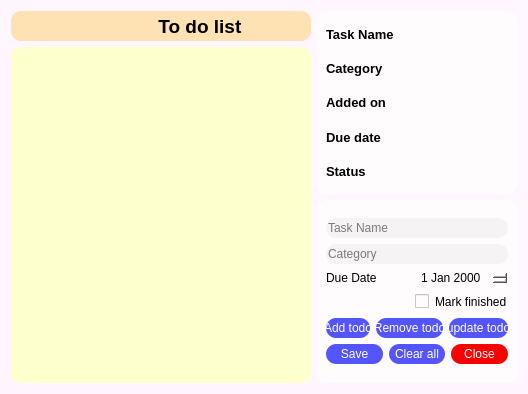
<?xml version="1.0" encoding="UTF-8"?>
<ui version="4.0">
 <class>Form</class>
 <widget class="QWidget" name="Form">
  <property name="geometry">
   <rect>
    <x>0</x>
    <y>0</y>
    <width>526</width>
    <height>394</height>
   </rect>
  </property>
  <property name="windowTitle">
   <string>Form</string>
  </property>
  <property name="styleSheet">
   <string notr="true">background-color: rgb(255, 246, 255);</string>
  </property>
  <layout class="QGridLayout" name="gridLayout">
   <item row="0" column="1">
    <layout class="QGridLayout" name="gridLayout_3">
     <item row="1" column="0">
      <widget class="QWidget" name="widget_2" native="true">
       <property name="minimumSize">
        <size>
         <width>200</width>
         <height>170</height>
        </size>
       </property>
       <property name="styleSheet">
        <string notr="true">background-color: rgb(255, 252, 253);
border-radius:10px;</string>
       </property>
       <layout class="QGridLayout" name="gridLayout_4">
        <item row="0" column="0">
         <layout class="QVBoxLayout" name="verticalLayout_6">
          <item>
           <widget class="QLineEdit" name="task_name_in">
            <property name="minimumSize">
             <size>
              <width>0</width>
              <height>20</height>
             </size>
            </property>
            <property name="styleSheet">
             <string notr="true">background-color:rgb(205, 205, 205, 50);
font: 10pt &quot;Arial&quot;;
border-radius:10px;
</string>
            </property>
            <property name="placeholderText">
             <string>Task Name</string>
            </property>
           </widget>
          </item>
          <item>
           <widget class="QLineEdit" name="category_in">
            <property name="minimumSize">
             <size>
              <width>0</width>
              <height>20</height>
             </size>
            </property>
            <property name="styleSheet">
             <string notr="true">background-color:rgb(205, 205, 205, 50);
font: 10pt &quot;Arial&quot;;
border-radius:10px;
</string>
            </property>
            <property name="placeholderText">
             <string>Category</string>
            </property>
           </widget>
          </item>
          <item>
           <layout class="QHBoxLayout" name="horizontalLayout_4">
            <item>
             <widget class="QLabel" name="label_7">
              <property name="styleSheet">
               <string notr="true">
font: 75 10pt &quot;Arial&quot;;</string>
              </property>
              <property name="text">
               <string>Due Date</string>
              </property>
             </widget>
            </item>
            <item>
             <widget class="QDateEdit" name="due_date_in"/>
            </item>
           </layout>
          </item>
          <item>
           <layout class="QHBoxLayout" name="horizontalLayout_6">
            <item>
             <spacer name="horizontalSpacer_2">
              <property name="orientation">
               <enum>Qt::Horizontal</enum>
              </property>
              <property name="sizeHint" stdset="0">
               <size>
                <width>40</width>
                <height>20</height>
               </size>
              </property>
             </spacer>
            </item>
            <item>
             <widget class="QCheckBox" name="mark_finished_in">
              <property name="styleSheet">
               <string notr="true">font: 75 10pt &quot;Arial&quot;;</string>
              </property>
              <property name="text">
               <string>Mark finished</string>
              </property>
             </widget>
            </item>
           </layout>
          </item>
          <item>
           <layout class="QHBoxLayout" name="horizontalLayout_3">
            <item>
             <widget class="QPushButton" name="add_bt">
              <property name="minimumSize">
               <size>
                <width>30</width>
                <height>20</height>
               </size>
              </property>
              <property name="styleSheet">
               <string notr="true">background-color: rgb(85, 85, 255);
border-radius:10px;
color:white;</string>
              </property>
              <property name="text">
               <string>Add todo</string>
              </property>
             </widget>
            </item>
            <item>
             <widget class="QPushButton" name="remove_bt">
              <property name="minimumSize">
               <size>
                <width>30</width>
                <height>20</height>
               </size>
              </property>
              <property name="styleSheet">
               <string notr="true">background-color: rgb(85, 85, 255);
border-radius:10px;
color:white;</string>
              </property>
              <property name="text">
               <string>Remove todo</string>
              </property>
             </widget>
            </item>
            <item>
             <widget class="QPushButton" name="update_bt">
              <property name="minimumSize">
               <size>
                <width>30</width>
                <height>20</height>
               </size>
              </property>
              <property name="styleSheet">
               <string notr="true">background-color: rgb(85, 85, 255);
border-radius:10px;
color:white;</string>
              </property>
              <property name="text">
               <string>update todo</string>
              </property>
             </widget>
            </item>
           </layout>
          </item>
          <item>
           <layout class="QHBoxLayout" name="horizontalLayout_5">
            <item>
             <widget class="QPushButton" name="save_in">
              <property name="minimumSize">
               <size>
                <width>30</width>
                <height>20</height>
               </size>
              </property>
              <property name="styleSheet">
               <string notr="true">background-color: rgb(85, 85, 255);
border-radius:10px;
color:white;</string>
              </property>
              <property name="text">
               <string>Save</string>
              </property>
             </widget>
            </item>
            <item>
             <widget class="QPushButton" name="clear_all_in">
              <property name="minimumSize">
               <size>
                <width>30</width>
                <height>20</height>
               </size>
              </property>
              <property name="styleSheet">
               <string notr="true">background-color: rgb(85, 85, 255);
border-radius:10px;
color:white;</string>
              </property>
              <property name="text">
               <string>Clear all</string>
              </property>
             </widget>
            </item>
            <item>
             <widget class="QPushButton" name="close_in">
              <property name="minimumSize">
               <size>
                <width>30</width>
                <height>20</height>
               </size>
              </property>
              <property name="styleSheet">
               <string notr="true">background-color: rgb(250, 0, 0);
border-radius:10px;
color:white;</string>
              </property>
              <property name="text">
               <string>Close</string>
              </property>
             </widget>
            </item>
           </layout>
          </item>
         </layout>
        </item>
       </layout>
      </widget>
     </item>
     <item row="0" column="0">
      <widget class="QWidget" name="widget" native="true">
       <property name="minimumSize">
        <size>
         <width>200</width>
         <height>170</height>
        </size>
       </property>
       <property name="styleSheet">
        <string notr="true">background-color: rgb(255, 252, 253);
border-radius:10px;</string>
       </property>
       <layout class="QGridLayout" name="gridLayout_2">
        <item row="0" column="0">
         <layout class="QHBoxLayout" name="horizontalLayout_2">
          <item>
           <layout class="QVBoxLayout" name="verticalLayout_3">
            <item>
             <widget class="QLabel" name="label_2">
              <property name="font">
               <font>
                <family>Arial</family>
                <pointsize>10</pointsize>
                <weight>75</weight>
                <bold>true</bold>
               </font>
              </property>
              <property name="text">
               <string>Task Name</string>
              </property>
             </widget>
            </item>
            <item>
             <widget class="QLabel" name="label_3">
              <property name="font">
               <font>
                <family>Arial</family>
                <pointsize>10</pointsize>
                <weight>75</weight>
                <bold>true</bold>
               </font>
              </property>
              <property name="text">
               <string>Category</string>
              </property>
             </widget>
            </item>
            <item>
             <widget class="QLabel" name="label_5">
              <property name="font">
               <font>
                <family>Arial</family>
                <pointsize>10</pointsize>
                <weight>75</weight>
                <bold>true</bold>
               </font>
              </property>
              <property name="text">
               <string>Added on</string>
              </property>
             </widget>
            </item>
            <item>
             <widget class="QLabel" name="label_4">
              <property name="font">
               <font>
                <family>Arial</family>
                <pointsize>10</pointsize>
                <weight>75</weight>
                <bold>true</bold>
               </font>
              </property>
              <property name="text">
               <string>Due date</string>
              </property>
             </widget>
            </item>
            <item>
             <widget class="QLabel" name="label_6">
              <property name="font">
               <font>
                <family>Arial</family>
                <pointsize>10</pointsize>
                <weight>75</weight>
                <bold>true</bold>
               </font>
              </property>
              <property name="text">
               <string>Status</string>
              </property>
             </widget>
            </item>
           </layout>
          </item>
          <item>
           <layout class="QVBoxLayout" name="verticalLayout_4">
            <item>
             <widget class="QLabel" name="taskname">
              <property name="font">
               <font>
                <family>Arial</family>
                <pointsize>10</pointsize>
                <weight>75</weight>
                <bold>true</bold>
               </font>
              </property>
              <property name="text">
               <string/>
              </property>
             </widget>
            </item>
            <item>
             <widget class="QLabel" name="category">
              <property name="font">
               <font>
                <family>Arial</family>
                <pointsize>10</pointsize>
                <weight>75</weight>
                <bold>true</bold>
               </font>
              </property>
              <property name="text">
               <string/>
              </property>
             </widget>
            </item>
            <item>
             <widget class="QLabel" name="addedon">
              <property name="font">
               <font>
                <family>Arial</family>
                <pointsize>10</pointsize>
                <weight>75</weight>
                <bold>true</bold>
               </font>
              </property>
              <property name="text">
               <string/>
              </property>
             </widget>
            </item>
            <item>
             <widget class="QLabel" name="duedate">
              <property name="text">
               <string/>
              </property>
             </widget>
            </item>
            <item>
             <widget class="QLabel" name="status">
              <property name="font">
               <font>
                <family>Arial</family>
                <pointsize>10</pointsize>
                <weight>75</weight>
                <bold>true</bold>
               </font>
              </property>
              <property name="text">
               <string/>
              </property>
             </widget>
            </item>
           </layout>
          </item>
         </layout>
        </item>
       </layout>
      </widget>
     </item>
    </layout>
   </item>
   <item row="0" column="0">
    <layout class="QVBoxLayout" name="verticalLayout_2">
     <item>
      <widget class="QLabel" name="label">
       <property name="minimumSize">
        <size>
         <width>0</width>
         <height>30</height>
        </size>
       </property>
       <property name="font">
        <font>
         <family>Arial</family>
         <pointsize>14</pointsize>
         <weight>75</weight>
         <bold>true</bold>
        </font>
       </property>
       <property name="styleSheet">
        <string notr="true">background-color: rgb(255, 226, 179);
border-radius:10px;</string>
       </property>
       <property name="text">
        <string>                            To do list</string>
       </property>
      </widget>
     </item>
     <item>
      <widget class="QListWidget" name="listWidget">
       <property name="minimumSize">
        <size>
         <width>300</width>
         <height>320</height>
        </size>
       </property>
       <property name="styleSheet">
        <string notr="true">background-color: rgb(253, 255, 205);
border-radius:10px
</string>
       </property>
      </widget>
     </item>
    </layout>
   </item>
  </layout>
 </widget>
 <resources/>
 <connections/>
</ui>
